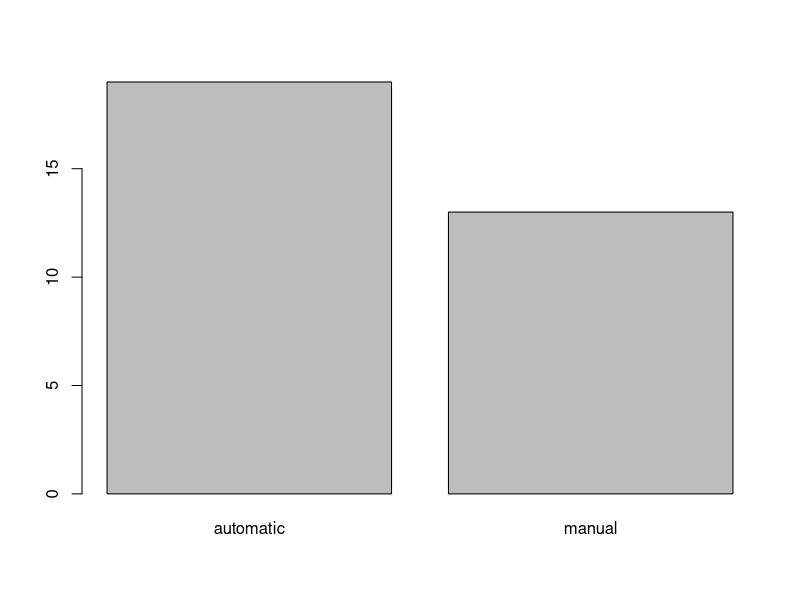
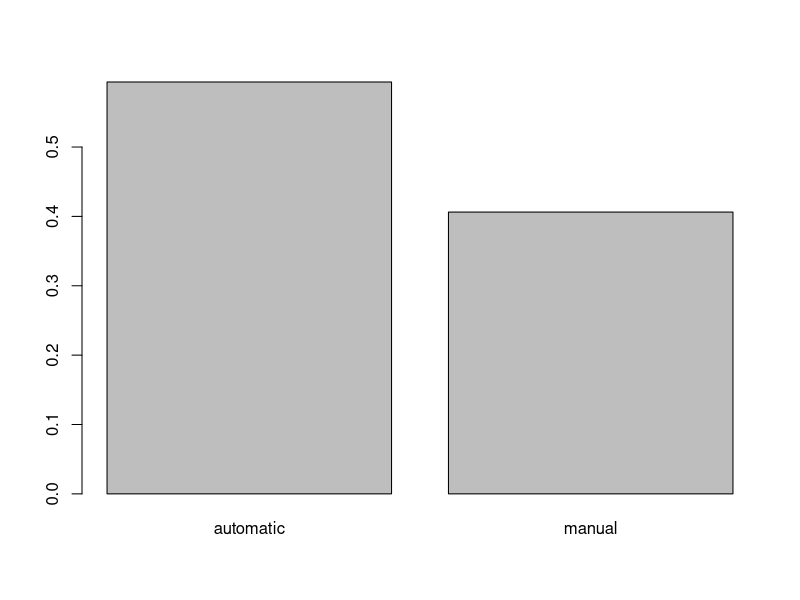
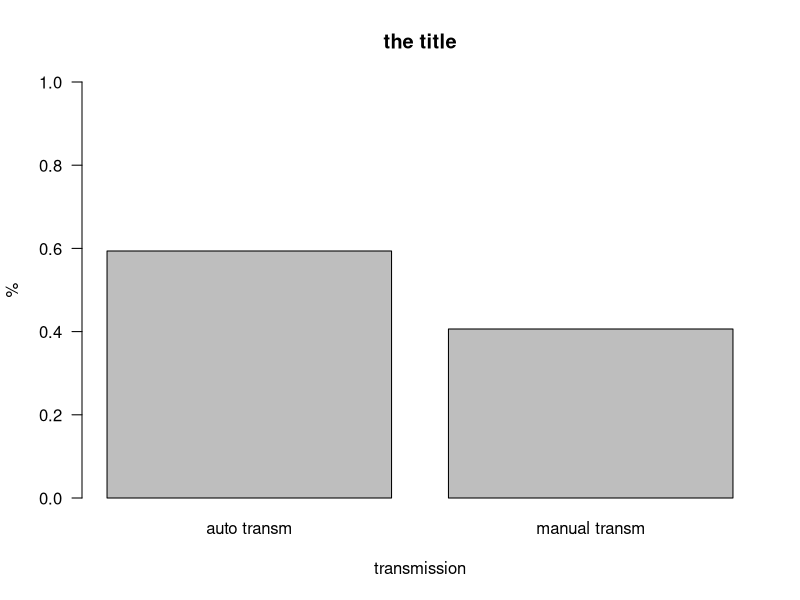
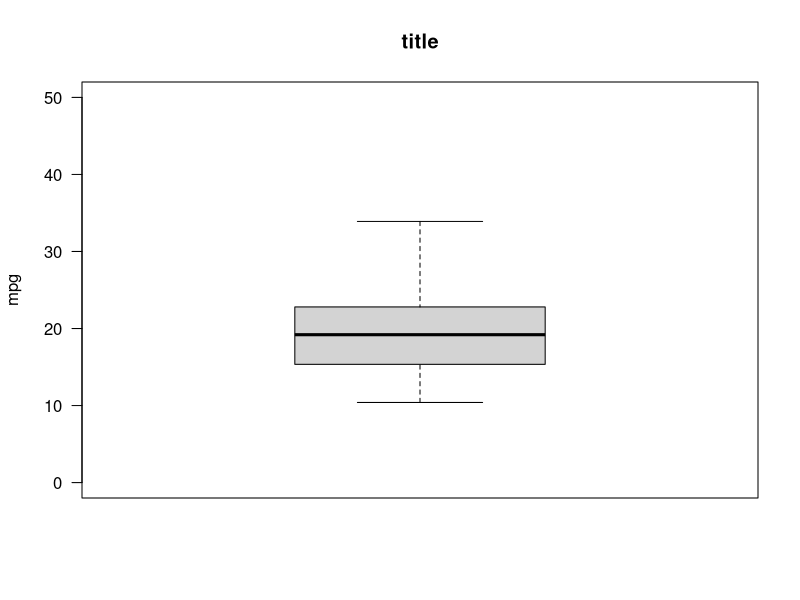
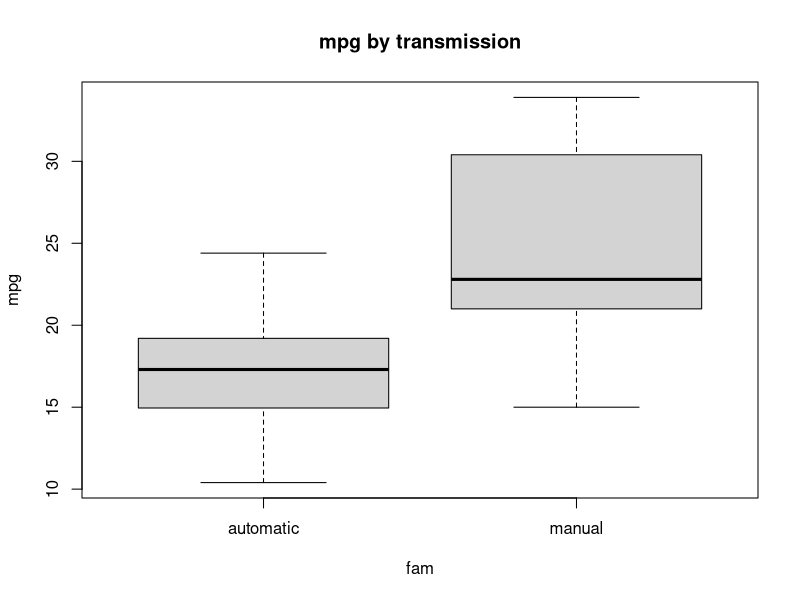
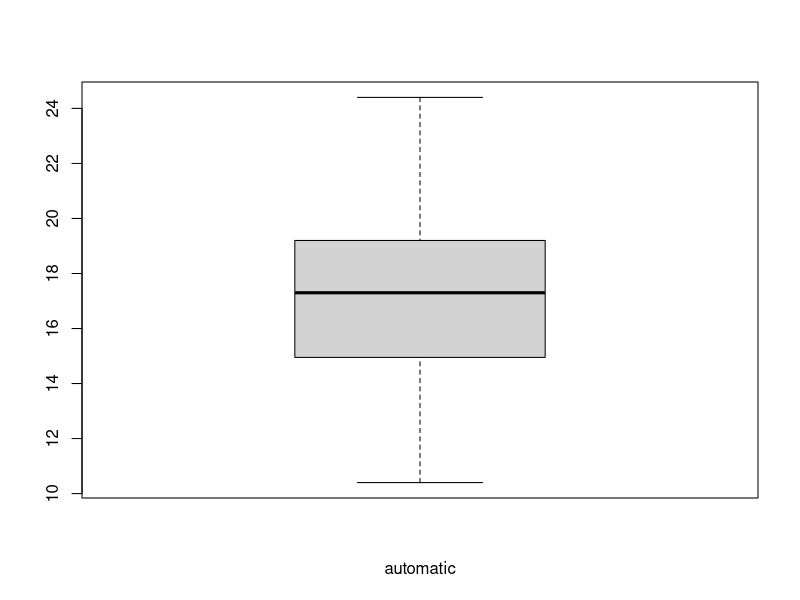
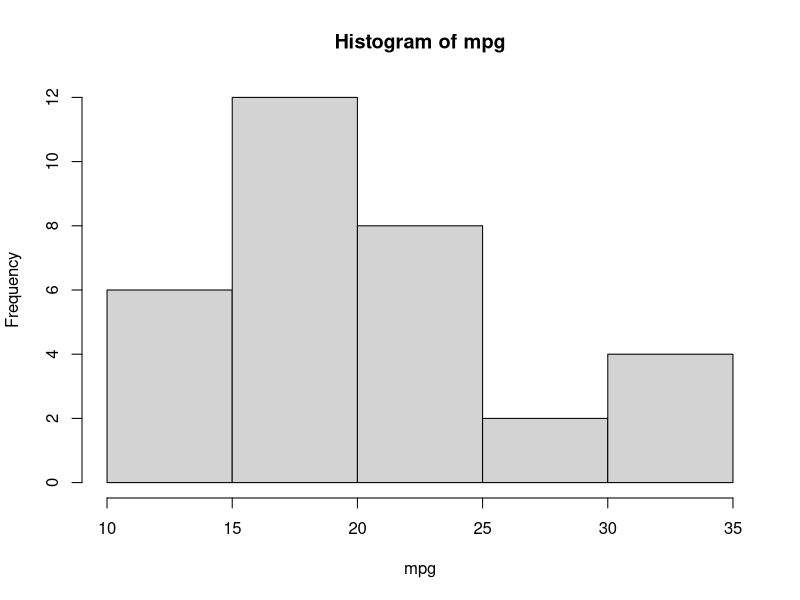
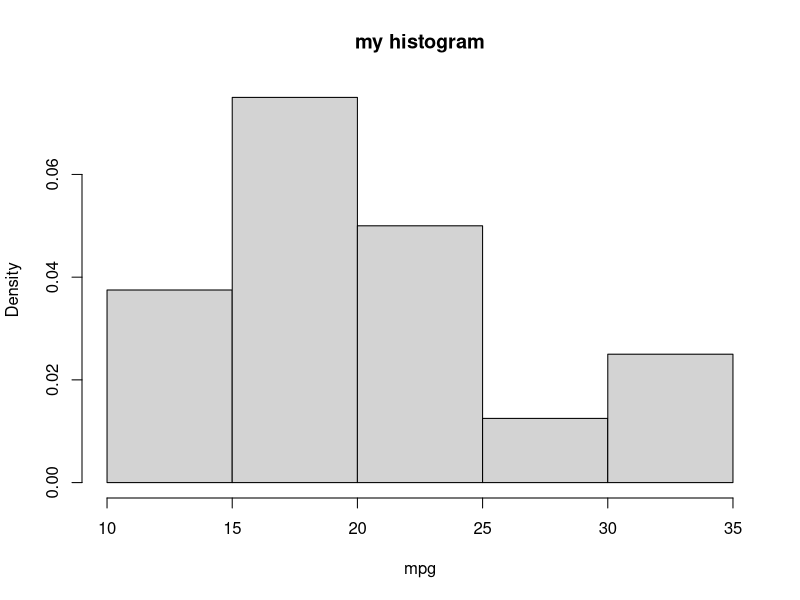

R code for these plots, in order:
## ---- chunk 1
library(knitr)
opts_knit$set(global.par=TRUE) 
opts_chunk$set(cache=TRUE,fig.align='center')
## ---- chunk 2
attach (mtcars)
head(mtcars)
fam= mtcars$fam=factor(mtcars$am, levels=c(0,1), labels=c("automatic","manual")) #we substract the variable Transmission (0 = automatic, 1 = manual) with "$" from the dataset 
head(mtcars)
## ---- chunk 3
table(fam)
count=table(fam) 
count
## ---- chunk 4
percent=table(fam)/length(fam)
percent
## ---- chunk 5
barplot(count)
barplot(percent)
## ---- chunk 6
barplot(percent,main="the title", xlab="transmission",ylab="%",las=1,ylim=c(0,1), names.arg=c("auto transm", "manual transm") )
## ---- chunk 7
summary(mpg)
quantile(mpg)
quantile(mpg,probs=c(0,0.20,0.40,0.60,0.80,1))

boxplot(mpg,main="title", ylab="mpg", ylim=c(0,50), las=1)

boxplot(mpg~fam, main="mpg by transmission")

boxplot(mpg[fam=="automatic"],xlab="automatic")
## ---- chunk 8
hist(mpg)

hist(mpg,freq=FALSE,main="my histogram") #instead of counting the number of datapoints per bin, R can give the probability densities by using freq=FALSE 

hist(mpg,prob=TRUE,ylim=c(0,0.1)) #prob=T changes the y-axis from frequency counts to probability (to create density curves)

lines(density(mpg))  #add a density curve
lines(density(mpg),col="red",lwd=3)
hist(mpg,breaks=seq(10,36,by=2),las=1)
## ---- chunk 9
stem(mpg)   
## ---- chunk 10
plot(mpg~hp) # y~x
plot(hp, mpg) # x,y

plot(hp, mpg,xlab = "Gross horsepower", ylab="Miles/(US) gallon",las=1,col="red", xlim=c(0,400), cex =2 )  #cex (plotting characters size times 2)

plot(hp, mpg,xlab = "Gross horsepower", ylab="Miles/(US) gallon",las=1,col="red", xlim=c(0,400), pch=8)  #pch (symbol type)
abline(lm(mpg~hp),col="blue",lwd=5,lty=3) #add linear regression, line width and type

x = 1:20
plot(x,pch=x,cex=3)

## ---- chunk 11
table(fam)

table(fam)/length(fam)
## ---- chunk 12
table(mpg,fam) #vertical table

table(fam,mpg) # horizontal table
## ---- chunk 13
mean(mpg)
summary(mpg)
sd(mpg) #standard deviation
var(mpg) #variance
sqrt(var(mpg)) # = to sd
sd(mpg)^2 # = to variance
max(mpg)

tapply(mpg,fam,mean)
tapply(mpg,list(fam,gear),mean)
